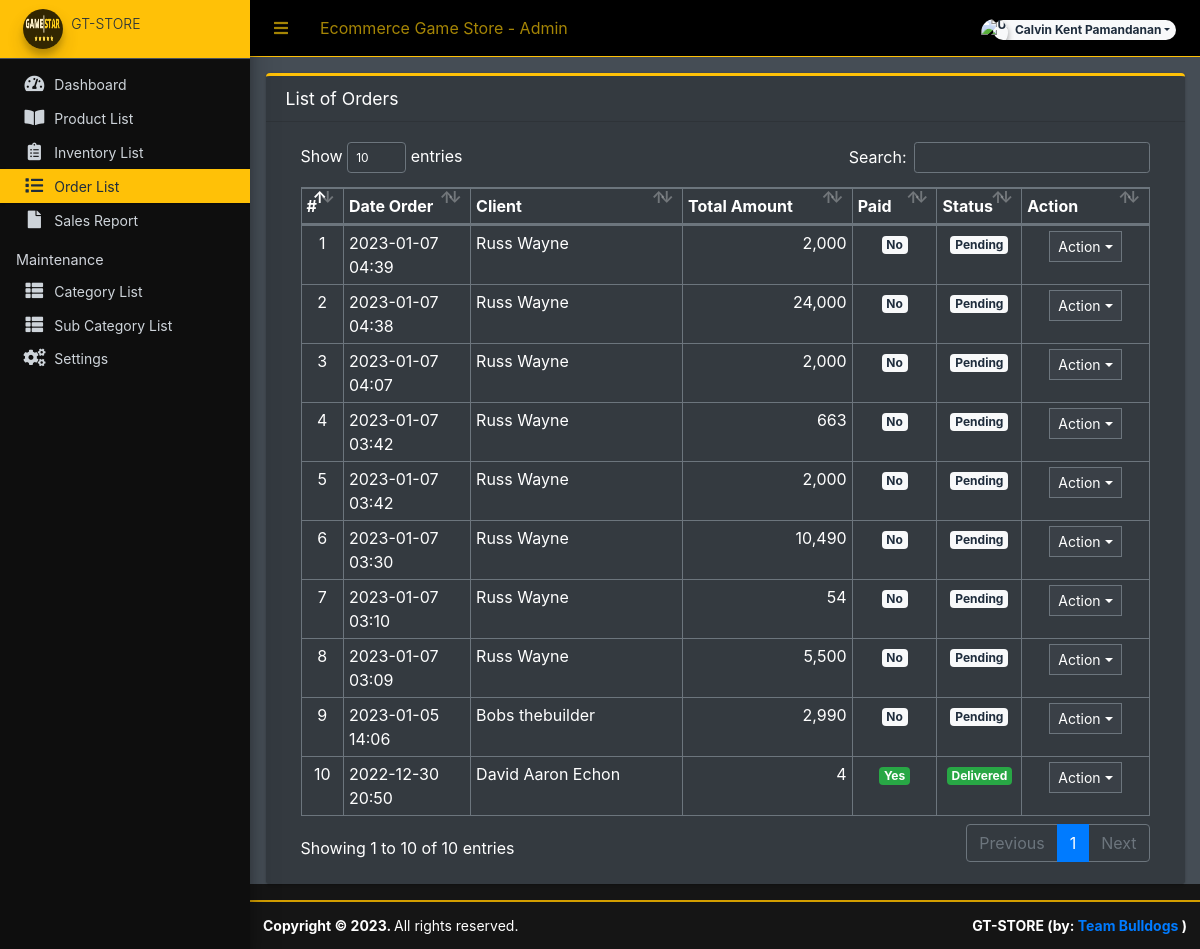
Page /admin/?page=orders (signed in) on the committed database.
### tables this page shows
CREATE TABLE `orders` (
  `id` int(30) NOT NULL,
  `client_id` int(30) NOT NULL,
  `delivery_address` text NOT NULL,
  `payment_method` varchar(100) NOT NULL,
  `order_type` tinyint(1) NOT NULL COMMENT '1= pickup,2= deliver',
  `amount` double NOT NULL,
  `status` tinyint(2) NOT NULL DEFAULT 0,
  `paid` tinyint(1) NOT NULL DEFAULT 0,
  `date_created` datetime NOT NULL DEFAULT current_timestamp(),
  `date_updated` datetime DEFAULT NULL ON UPDATE current_timestamp()
);

### admin/orders/index.php (the view, shortened to what this page needs)
<div class="card card-outline card-warning">
	<div class="card-header">
		<h3 class="card-title">List of Orders</h3>
	</div>
	<div class="card-body">
		<div class="container-fluid">
        <div class="container-fluid">
			<table class="table table-bordered table-stripped">
				<colgroup>
					<col width="5%">
					<col width="15%">
					<col width="25%">
					<col width="20%">
					<col width="10%">
					<col width="10%">
					<col width="15%">
				</colgroup>
				<thead>
					<tr>
						<th>#</th>
						<th>Date Order</th>
						<th>Client</th>
						<th>Total Amount</th>
						<th>Paid</th>
						<th>Status</th>
						<th>Action</th>
					</tr>
				</thead>
				<tbody>
					<?php
					$i = 1;
						$qry = $conn->query("SELECT o.*,concat(c.firstname,' ',c.lastname) as client from `orders` o inner join clients c on c.id = o.client_id order by unix_timestamp(o.date_created) desc ");
						while($row = $qry->fetch_assoc()):
					?>
						<tr>
							<td class="text-center"><?php echo $i++; ?></td>
							<td><?php echo date("Y-m-d H:i",strtotime($row['date_created'])) ?></td>
							<td><?php echo $row['client'] ?></td>
							<td class="text-right"><?php echo number_format($row['amount']) ?></td>
							<td class="text-center">
                                <?php if($row['paid'] == 0): ?>
                                    <span class="badge badge-light">No</span>
                                <?php else: ?>
                                    <span class="badge badge-success">Yes</span>
                                <?php endif; ?>
                            </td>
							<td class="text-center">
                                <?php if($row['status'] == 0): ?>
                                    <span class="badge badge-light">Pending</span>
                                <?php elseif($row['status'] == 1): ?>
                                    <span class="badge badge-primary">Packed</span>
								<?php elseif($row['status'] == 2): ?>
                                    <span class="badge badge-warning">Out for Delivery</span>
								<?php elseif($row['status'] == 3): ?>
                                    <span class="badge badge-success">Delivered</span>
								<?php elseif($row['status'] == 5): ?>
                                    <span class="badge badge-success">Picked Up</span>
                                <?php else: ?>
                                    <span class="badge badge-danger">Cancelled</span>
                                <?php endif; ?>
                            </td>
							<td align="center">
								 <button type="button" class="btn btn-flat btn-default btn-sm dropdown-toggle dropdown-icon" data-toggle="dropdown">
				                  		Action
				                  </button>
							</td>
						</tr>
					<?php endwhile; ?>
				</tbody>
			</table>
		</div>
		</div>
	</div>
</div>

### rows in the picture
orders: date_created "2023-01-07 04:39", client "Russ Wayne", amount "2,000", paid "No", status "Pending"
orders: date_created "2023-01-07 04:38", client "Russ Wayne", amount "24,000", paid "No", status "Pending"
orders: date_created "2023-01-07 04:07", client "Russ Wayne", amount "2,000", paid "No", status "Pending"
orders: date_created "2023-01-07 03:42", client "Russ Wayne", amount "663", paid "No", status "Pending"
orders: date_created "2023-01-07 03:42", client "Russ Wayne", amount "2,000", paid "No", status "Pending"
orders: date_created "2023-01-07 03:30", client "Russ Wayne", amount "10,490", paid "No", status "Pending"
orders: date_created "2023-01-07 03:10", client "Russ Wayne", amount "54", paid "No", status "Pending"
orders: date_created "2023-01-07 03:09", client "Russ Wayne", amount "5,500", paid "No", status "Pending"
orders: date_created "2023-01-05 14:06", client "Bobs thebuilder", amount "2,990", paid "No", status "Pending"
orders: date_created "2022-12-30 20:50", client "David Aaron Echon", amount "4", paid "Yes", status "Delivered"

### other values in the picture
$_settings->info('name') "Ecommerce Game Store"
$_settings->userdata('firstname').' '.$_settings->userdata('lastname') "Calvin Kent Pamandanan"
$_settings->info('short_name') "GT-STORE"
